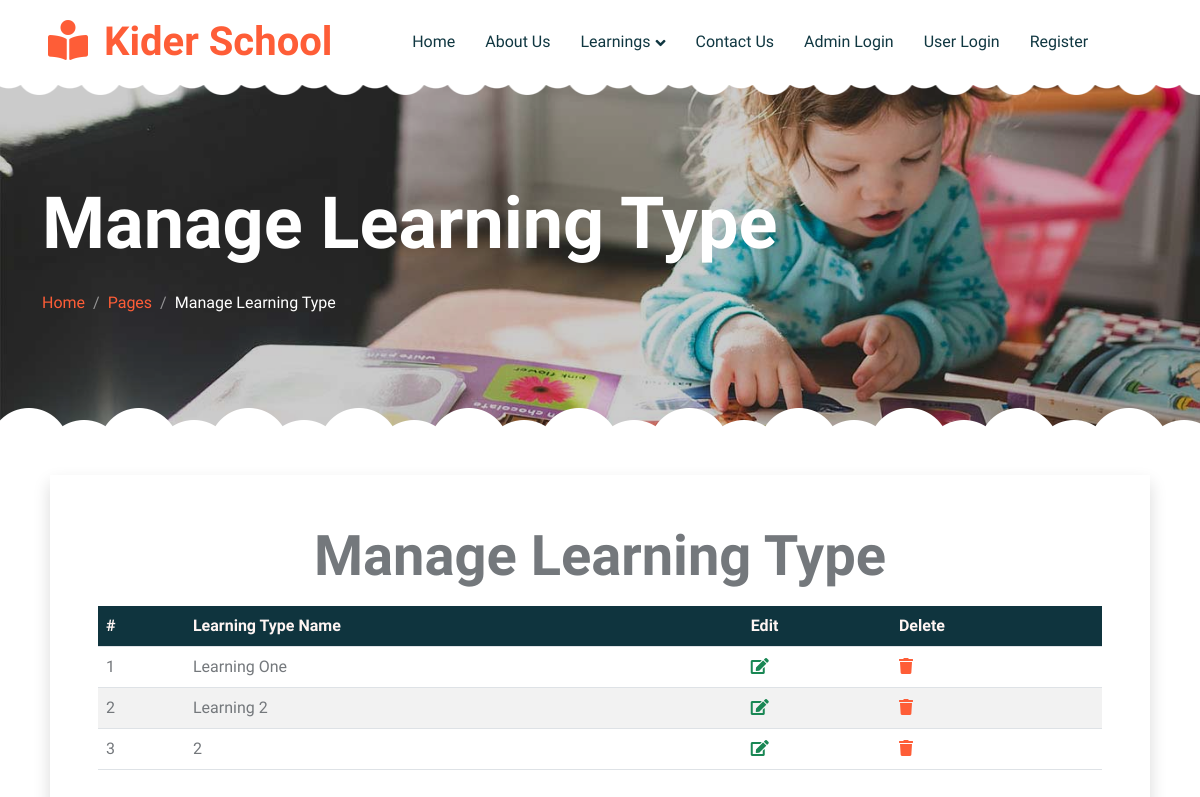
The app's page /manage_learning_type.php with its own data.
### tables this page shows
CREATE TABLE `learning_type` (
  `id` int(11) NOT NULL,
  `learning_type_name` varchar(255) NOT NULL,
  `status` varchar(30) NOT NULL DEFAULT 'Active',
  `created_at` timestamp NOT NULL DEFAULT current_timestamp() ON UPDATE current_timestamp()
);

### manage_learning_type.php (the view, shortened to what this page needs)
<?php
include("header.php");
?>
<div class="container-xxl py-5 page-header position-relative mb-5">
    <div class="container py-5">
        <h1 class="display-2 text-white animated slideInDown mb-4">Manage Learning Type</h1>
        <nav aria-label="breadcrumb animated slideInDown">
            <ol class="breadcrumb">
                <li class="breadcrumb-item"><a href="#">Home</a></li>
                <li class="breadcrumb-item"><a href="#">Pages</a></li>
                <li class="breadcrumb-item text-white active" aria-current="page">Manage Learning Type</li>
            </ol>
        </nav>
    </div>
</div>
<div class="container-fluid">
    <div class="row">
        <div class="col-md-11 mx-auto shadow p-5">
            <p class="display-4 text-center">Manage Learning Type</p>
            <table class="table table-striped">
                <tr class="bg-dark text-light">
                    <th>#</th>
                    <th>Learning Type Name</th>
                    <th>Edit</th>
                    <th>Delete</th>
                </tr>
                <?php
                    $sno=1;
                    include("config.php");
                    $q="SELECT * FROM `learning_type`";
                    $res = mysqli_query($conn,$q);
                    while($data = mysqli_fetch_array($res)){
                ?>
                    <tr>
                        <td><?php echo $sno; ?></td>
                        <td><?php echo $data['learning_type_name']; ?></td>
                        <td>
                            <a href="update_learning_type.php?id=<?php echo $data['id']; ?>">
                                <i class="fa fa-edit text-success"></i>
                            </a>
                        </td>
                        <td>
                            <a href="delete_learning_type.php?id=<?php echo $data['id']; ?>">
                                <i class="fa fa-trash text-dangerd"></i>
                            </a>
                        </td>
                    </tr>
                <?php
                    $sno++;
                    }
                ?>
            </table>
        </div>
    </div>
</div>

### css/style.css (style rules this page uses)
:root { --primary: #FE5D37; --light: #FFF5F3; --dark: #103741; }
h1, h2, h3, h4, .h1, .h2, .h3, .h4, .display-1, .display-2, .display-3, .display-4, .display-5, .display-6 { font-family: 'Lobster Two', cursive; font-weight: 700; }
.header-carousel::before, .header-carousel::after, .page-header::before, .page-header::after { position: absolute; content: ""; width: 100%; height: 10px; top: 0; left: 0; background: url(../img/bg-header-top.png) center center repeat-x; z-index: 1; }
.header-carousel::after, .page-header::after { height: 19px; top: auto; bottom: 0; background: url(../img/bg-header-bottom.png) center center repeat-x; }
.page-header { background: linear-gradient(rgba(0, 0, 0, .2), rgba(0, 0, 0, .2)), url(../img/carousel-1.jpg) center center no-repeat; background-size: cover; }
.breadcrumb-item + .breadcrumb-item::before { color: rgba(255, 255, 255, .5); }

### records on screen
learning_type: learning_type_name "Learning One"
learning_type: learning_type_name "Learning 2"
learning_type: learning_type_name "2"
